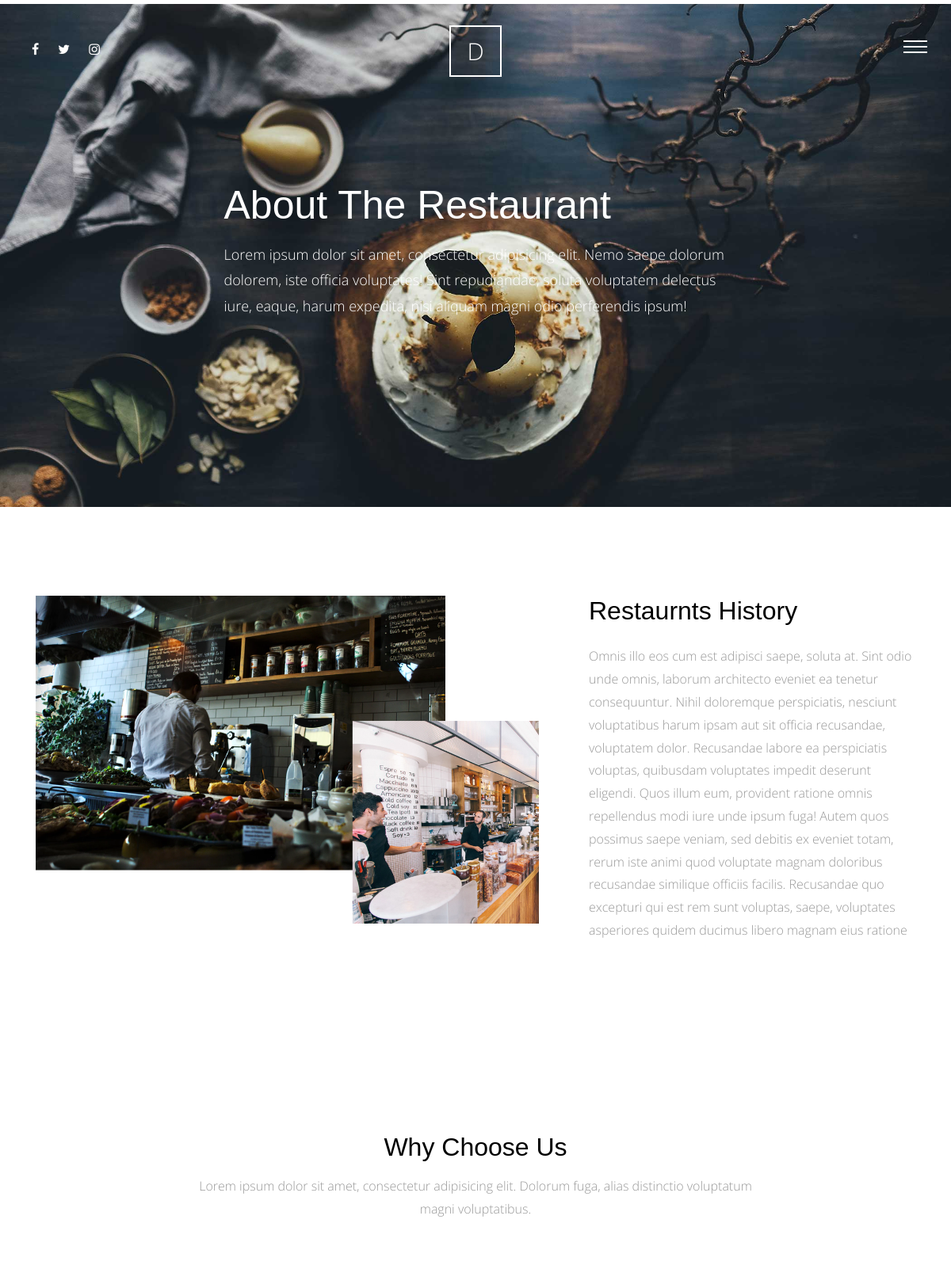
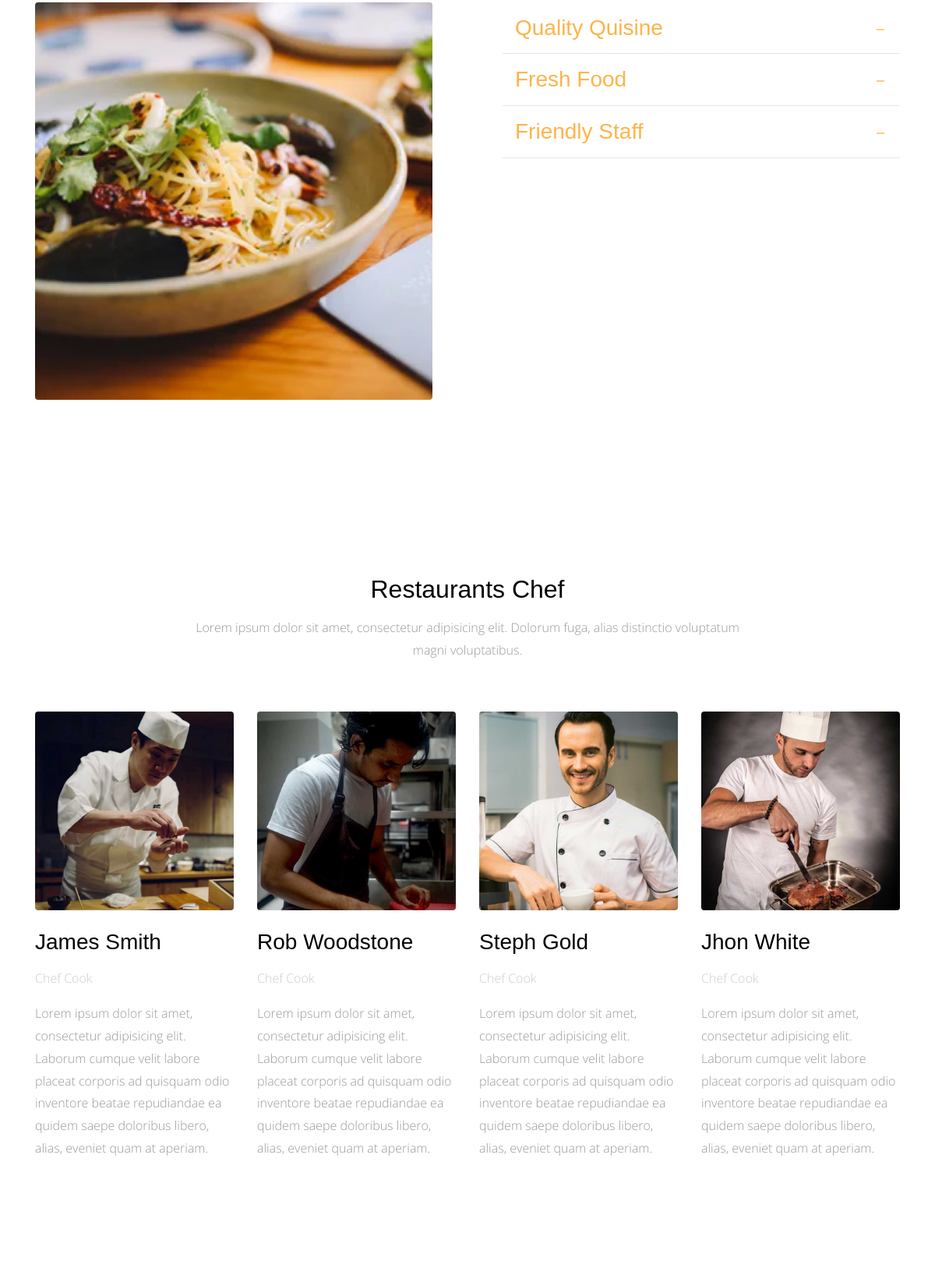
The page /about-us/ (upper part) on the database its author committed (2 pictures, top to bottom).
### aboutus/models.py (models this page shows, shortened)
class AboutUs(models.Model):
    title=models.CharField(max_length=50)
    content=models.TextField()
    class Meta:
        verbose_name='about us'
        verbose_name_plural='about us'

class Why_Choose_Us(models.Model):
    title=models.CharField(max_length=50)
    content=models.TextField()
    class Meta:
        verbose_name='why choose us'
        verbose_name_plural='why choose us'

class Chef(models.Model):
    name=models.CharField(max_length=50)
    title=models.CharField(max_length=50)
    bio=models.TextField()
    image=models.ImageField(upload_to='chef/')
    class Meta:
        verbose_name='chef'
        verbose_name_plural='chef'

### aboutus/views.py (the view)
# urls.py: path('', views.aboutus_list, name='aboutus_list'),
def aboutus_list(request):
    about=AboutUs.objects.last()
    why_choose_us=Why_Choose_Us.objects.all()
    chef=Chef.objects.all()
    context={
        'about':about,
        'why_choose_us':why_choose_us,
        'chef':chef
    }
    return render(request, 'aboutus/about.html', context )

### aboutus/templates/aboutus/about.html (shortened to what this page needs)
{% extends 'base.html' %}
{% load static %}
{% block body %}
      <div class="main-wrap">
        <div class="cover_1 cover_sm">
          <div class="img_bg" style="background-image: url({% static 'site_static/img/slider-1.jpg' %})"data-stellar-background-ratio="0.5">
            <div class="container">
              <div class="row align-items-center justify-content-center">
                <div class="col-md-7" data-aos="fade-up">
                  <h2 class="heading">About The Restaurant</h2>
                  <p class="lead">Lorem ipsum dolor sit amet, consectetur adipisicing elit. Nemo saepe dolorum dolorem, iste officia voluptates! Sint repudiandae, soluta voluptatem delectus iure, eaque, harum expedita, nisi aliquam magni odio perferendis ipsum!</p>
                </div>
              </div>
            </div>
          </div>
        </div>
        <div class="section">
          <div class="container">
            <div class="row">
              <div class="col-md-7" data-aos="fade-up">
                <img src="{% static 'site_static/img/about_1.png' %}" alt="Image placeholder" class="img-fluid">
              </div>
              <div class="col-md-5 pl-md-5" data-aos="fade-up" data-aos-delay="200">
                <h2 class="mb-4">{{about.title}}</h2>
                <p>{{about.content}}</p>
              </div>
            </div>
          </div>
        </div>
        <div class="section">
          <div class="container">
            <div class="row justify-content-center mb-5" data-aos="fade-up">
              <div class="col-md-8  text-center">
                <h2 class="mb-3">Why Choose Us</h2>
                <p class="lead">Lorem ipsum dolor sit amet, consectetur adipisicing elit. Dolorum fuga, alias distinctio voluptatum magni voluptatibus.</p>
              </div>
            </div>
            <div class="row large-gutters">
              <div class="col-md-6"  data-aos="fade-up" data-aos-delay="200">
                <img src="{% static 'site_static/img/img_2.jpg' %}" alt="Image placeholder" class="img-fluid rounded">
              </div>
              <div class="col-md-6" data-aos="fade-up" data-aos-delay="300">
                <div class="accordion" id="accordion">
                  {% for info in why_choose_us %}
                  <div class="accordion-item">
                    <h3 class="mb-0">
                      <a class="btn-block p-3" data-toggle="collapse" href="#collapse{{info.id}}" role="button" aria-expanded="true" aria-controls="collapseOne">{{info.title}} </a>
                    </h3>
                  </div>
                  {% endfor %}
                </div>
              </div>
            </div>
          </div>
        </div>
        <div class="section">
          <div class="container">
            <div class="row justify-content-center mb-5" data-aos="fade-up">
              <div class="col-md-8  text-center">
                <h2 class="mb-3">Restaurants Chef</h2>
                <p class="lead">Lorem ipsum dolor sit amet, consectetur adipisicing elit. Dolorum fuga, alias distinctio voluptatum magni voluptatibus.</p>
              </div>
            </div>
            <div class="row">
            {% for one in chef %}
              <div class="col-md-3" data-aos="fade-up" data-aos-delay="100">
                <img src="{{one.image.url}}" alt="Image placeholder" class="img-fluid mb-4 rounded">
                <h3 class="mb-3">{{one.name}}</h3>
                <p class="post-meta text-muted">{{one.title}}</p>
                <p class="mb-5">{{one.bio}}</p>
              </div>
              {% endfor %}
            </div>
          </div>
        </div>
      </div>
{% endblock body %}

### static/site_static/css/style.css (style rules this page uses)
html { overflow-x: hidden; }
body { background: #fff; font-family: "Open Sans", cursive; font-size: 16px; line-height: 1.8; font-weight: 300; color: #999999; }
a { -webkit-transition: .3s all ease; -o-transition: .3s all ease; transition: .3s all ease; text-decoration: none; }
h1, h2, h3, h4, h5 { color: #000; font-family: "Playfair Display", Arial, sans-serif; }
h1 a, h2 a, h3 a, h4 a, h5 a { color: #000; }
.lead { font-size: 16px; }
.section { padding: 7em 0; }
.text-muted { color: #cccccc !important; }
.cover_1 { position: relative; }
.cover_1 .lead { color: #fff; font-size: 18px; }
.cover_1 .img_bg { background-repeat: no-repeat; background-size: cover !important; background-position: center center; }
.cover_1 .img_bg, .cover_1 .img_bg > .container > .row { min-height: 700px; height: 100vh; }
.cover_1.cover_sm .img_bg, .cover_1.cover_sm .img_bg > .container > .row { min-height: 600px; height: 80vh; }
.cover_1 .heading { color: white; font-weight: 300; font-size: 30px; line-height: 1.5; }
@media (min-width: 768px) { .cover_1 .heading { font-size: 50px; line-height: 1.5; } }
.large-gutters { margin-right: -45px; margin-left: -45px; }
.large-gutters > [class*="col-"] { padding-right: 45px; padding-left: 45px; }
.accordion .btn-block { position: relative; border-bottom: 1px solid #e6e6e6; }
.accordion .btn-block[aria-expanded="true"] { color: #fdb44b; }

### rows shown on the page
AboutUs: title "Restaurnts History", content "Omnis illo eos cum est adipisci saepe, soluta at. Sint odio unde omnis, laborum architecto eveniet ea tenetur consequuntur. Nihil doloremque perspiciatis, nesciunt voluptatibus harum ipsam aut sit officia recusandae, voluptatem dolor. Recusandae labore ea perspiciatis voluptas, quibusdam voluptates impedit deserunt eligendi. Quos illum eum, provident ratione omnis repellendus modi iure unde ipsum fuga! Autem quos possimus saepe veniam, sed debitis ex eveniet totam, rerum iste animi quod voluptate magnam doloribus recusandae similique officiis facilis. Recusandae quo excepturi qui est rem sunt voluptas, saepe, voluptates asperiores quidem ducimus libero magnam eius ratione"
Why_Choose_Us: title "Quality Quisine"
Why_Choose_Us: title "Fresh Food"
Why_Choose_Us: title "Friendly Staff"
Chef: image (picture), name "James Smith", title "Chef Cook", bio "Lorem ipsum dolor sit amet, consectetur adipisicing elit. Laborum cumque velit labore placeat corporis ad quisquam odio inventore beatae repudiandae ea quidem saepe doloribus libero, alias, eveniet quam at aperiam."
Chef: image (picture), name "Rob Woodstone", title "Chef Cook", bio "Lorem ipsum dolor sit amet, consectetur adipisicing elit. Laborum cumque velit labore placeat corporis ad quisquam odio inventore beatae repudiandae ea quidem saepe doloribus libero, alias, eveniet quam at aperiam."
Chef: image (picture), name "Steph Gold", title "Chef Cook", bio "Lorem ipsum dolor sit amet, consectetur adipisicing elit. Laborum cumque velit labore placeat corporis ad quisquam odio inventore beatae repudiandae ea quidem saepe doloribus libero, alias, eveniet quam at aperiam."
Chef: image (picture), name "Jhon White", title "Chef Cook", bio "Lorem ipsum dolor sit amet, consectetur adipisicing elit. Laborum cumque velit labore placeat corporis ad quisquam odio inventore beatae repudiandae ea quidem saepe doloribus libero, alias, eveniet quam at aperiam."
